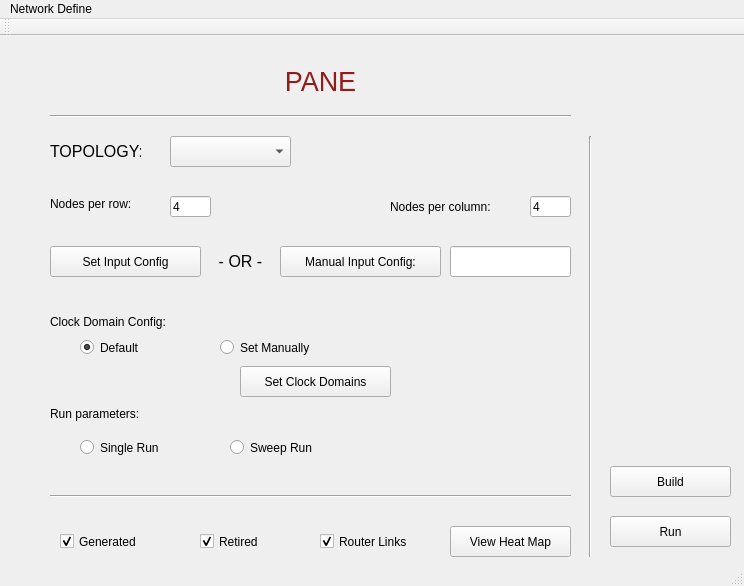
<?xml version="1.0" encoding="UTF-8"?>
<ui version="4.0">
 <class>MainWindow</class>
 <widget class="QMainWindow" name="MainWindow">
  <property name="geometry">
   <rect>
    <x>0</x>
    <y>0</y>
    <width>744</width>
    <height>586</height>
   </rect>
  </property>
  <property name="windowTitle">
   <string>MainWindow</string>
  </property>
  <widget class="QWidget" name="centralWidget">
   <widget class="QLabel" name="label_6">
    <property name="geometry">
     <rect>
      <x>200</x>
      <y>20</y>
      <width>241</width>
      <height>51</height>
     </rect>
    </property>
    <property name="text">
     <string>&lt;html&gt;&lt;head/&gt;&lt;body&gt;&lt;p align=&quot;center&quot;&gt;&lt;span style=&quot; font-size:20pt; color:#901c1c;&quot;&gt;PANE&lt;/span&gt;&lt;/p&gt;&lt;/body&gt;&lt;/html&gt;</string>
    </property>
   </widget>
   <widget class="QLabel" name="label_14">
    <property name="geometry">
     <rect>
      <x>50</x>
      <y>100</y>
      <width>91</width>
      <height>31</height>
     </rect>
    </property>
    <property name="text">
     <string>&lt;html&gt;&lt;head/&gt;&lt;body&gt;&lt;p&gt;&lt;span style=&quot; font-size:12pt;&quot;&gt;TOPOLOGY:&lt;/span&gt;&lt;/p&gt;&lt;/body&gt;&lt;/html&gt;</string>
    </property>
   </widget>
   <widget class="QComboBox" name="topology">
    <property name="geometry">
     <rect>
      <x>170</x>
      <y>100</y>
      <width>121</width>
      <height>31</height>
     </rect>
    </property>
   </widget>
   <widget class="QLabel" name="label_4">
    <property name="geometry">
     <rect>
      <x>390</x>
      <y>160</y>
      <width>131</width>
      <height>21</height>
     </rect>
    </property>
    <property name="text">
     <string>Nodes per column:</string>
    </property>
   </widget>
   <widget class="QLabel" name="label_3">
    <property name="geometry">
     <rect>
      <x>50</x>
      <y>160</y>
      <width>111</width>
      <height>16</height>
     </rect>
    </property>
    <property name="text">
     <string>Nodes per row:</string>
    </property>
   </widget>
   <widget class="QLineEdit" name="numCols">
    <property name="geometry">
     <rect>
      <x>530</x>
      <y>160</y>
      <width>41</width>
      <height>21</height>
     </rect>
    </property>
    <property name="text">
     <string>4</string>
    </property>
   </widget>
   <widget class="QLineEdit" name="numRows">
    <property name="geometry">
     <rect>
      <x>170</x>
      <y>160</y>
      <width>41</width>
      <height>21</height>
     </rect>
    </property>
    <property name="text">
     <string>4</string>
    </property>
   </widget>
   <widget class="QRadioButton" name="singleRun">
    <property name="geometry">
     <rect>
      <x>80</x>
      <y>400</y>
      <width>112</width>
      <height>23</height>
     </rect>
    </property>
    <property name="text">
     <string>Single Run</string>
    </property>
    <attribute name="buttonGroup">
     <string notr="true">runParametersButtonGroup</string>
    </attribute>
   </widget>
   <widget class="QRadioButton" name="sweepRun">
    <property name="geometry">
     <rect>
      <x>230</x>
      <y>400</y>
      <width>112</width>
      <height>23</height>
     </rect>
    </property>
    <property name="text">
     <string>Sweep Run</string>
    </property>
    <attribute name="buttonGroup">
     <string notr="true">runParametersButtonGroup</string>
    </attribute>
   </widget>
   <widget class="QLabel" name="label_5">
    <property name="geometry">
     <rect>
      <x>50</x>
      <y>370</y>
      <width>111</width>
      <height>16</height>
     </rect>
    </property>
    <property name="text">
     <string>Run parameters:</string>
    </property>
   </widget>
   <widget class="QPushButton" name="setIPconfig">
    <property name="geometry">
     <rect>
      <x>50</x>
      <y>210</y>
      <width>151</width>
      <height>31</height>
     </rect>
    </property>
    <property name="text">
     <string>Set Input Config</string>
    </property>
   </widget>
   <widget class="QPushButton" name="build">
    <property name="geometry">
     <rect>
      <x>610</x>
      <y>430</y>
      <width>121</width>
      <height>31</height>
     </rect>
    </property>
    <property name="text">
     <string>Build</string>
    </property>
   </widget>
   <widget class="Line" name="line">
    <property name="geometry">
     <rect>
      <x>50</x>
      <y>70</y>
      <width>521</width>
      <height>20</height>
     </rect>
    </property>
    <property name="orientation">
     <enum>Qt::Horizontal</enum>
    </property>
   </widget>
   <widget class="Line" name="line_2">
    <property name="geometry">
     <rect>
      <x>50</x>
      <y>450</y>
      <width>521</width>
      <height>20</height>
     </rect>
    </property>
    <property name="orientation">
     <enum>Qt::Horizontal</enum>
    </property>
   </widget>
   <widget class="QPushButton" name="run">
    <property name="geometry">
     <rect>
      <x>610</x>
      <y>480</y>
      <width>121</width>
      <height>31</height>
     </rect>
    </property>
    <property name="text">
     <string>Run</string>
    </property>
   </widget>
   <widget class="QLabel" name="label_15">
    <property name="geometry">
     <rect>
      <x>210</x>
      <y>210</y>
      <width>61</width>
      <height>31</height>
     </rect>
    </property>
    <property name="text">
     <string>&lt;html&gt;&lt;head/&gt;&lt;body&gt;&lt;p align=&quot;center&quot;&gt;&lt;span style=&quot; font-size:12pt;&quot;&gt;- OR -&lt;/span&gt;&lt;/p&gt;&lt;/body&gt;&lt;/html&gt;</string>
    </property>
   </widget>
   <widget class="QPushButton" name="browseConfigFile">
    <property name="geometry">
     <rect>
      <x>280</x>
      <y>210</y>
      <width>161</width>
      <height>31</height>
     </rect>
    </property>
    <property name="text">
     <string>Manual Input Config:</string>
    </property>
   </widget>
   <widget class="QLineEdit" name="configFilePath">
    <property name="geometry">
     <rect>
      <x>450</x>
      <y>210</y>
      <width>121</width>
      <height>31</height>
     </rect>
    </property>
    <property name="text">
     <string/>
    </property>
   </widget>
   <widget class="QPushButton" name="setClockDomains">
    <property name="geometry">
     <rect>
      <x>240</x>
      <y>330</y>
      <width>151</width>
      <height>31</height>
     </rect>
    </property>
    <property name="text">
     <string>Set Clock Domains</string>
    </property>
   </widget>
   <widget class="QRadioButton" name="clockDomainConfig_default">
    <property name="geometry">
     <rect>
      <x>80</x>
      <y>300</y>
      <width>112</width>
      <height>23</height>
     </rect>
    </property>
    <property name="text">
     <string>Default</string>
    </property>
    <property name="checked">
     <bool>true</bool>
    </property>
    <attribute name="buttonGroup">
     <string notr="true">clockDomainRadioButtonGroup</string>
    </attribute>
   </widget>
   <widget class="QRadioButton" name="clockDomainConfig_manual">
    <property name="geometry">
     <rect>
      <x>220</x>
      <y>300</y>
      <width>121</width>
      <height>23</height>
     </rect>
    </property>
    <property name="text">
     <string>Set Manually</string>
    </property>
    <attribute name="buttonGroup">
     <string notr="true">clockDomainRadioButtonGroup</string>
    </attribute>
   </widget>
   <widget class="QLabel" name="label_7">
    <property name="geometry">
     <rect>
      <x>50</x>
      <y>276</y>
      <width>171</width>
      <height>20</height>
     </rect>
    </property>
    <property name="text">
     <string>Clock Domain Config:</string>
    </property>
   </widget>
   <widget class="QPushButton" name="viewHeatMap">
    <property name="geometry">
     <rect>
      <x>450</x>
      <y>490</y>
      <width>121</width>
      <height>31</height>
     </rect>
    </property>
    <property name="text">
     <string>View Heat Map</string>
    </property>
   </widget>
   <widget class="QCheckBox" name="heatMap_routerPacketsGenerated">
    <property name="geometry">
     <rect>
      <x>60</x>
      <y>490</y>
      <width>111</width>
      <height>31</height>
     </rect>
    </property>
    <property name="text">
     <string>Generated</string>
    </property>
    <property name="checked">
     <bool>true</bool>
    </property>
   </widget>
   <widget class="QCheckBox" name="heatMap_routerLinks">
    <property name="geometry">
     <rect>
      <x>320</x>
      <y>490</y>
      <width>111</width>
      <height>31</height>
     </rect>
    </property>
    <property name="text">
     <string>Router Links</string>
    </property>
    <property name="checked">
     <bool>true</bool>
    </property>
   </widget>
   <widget class="QCheckBox" name="heatMap_routerPacketsRetired">
    <property name="geometry">
     <rect>
      <x>200</x>
      <y>490</y>
      <width>91</width>
      <height>31</height>
     </rect>
    </property>
    <property name="text">
     <string>Retired</string>
    </property>
    <property name="checked">
     <bool>true</bool>
    </property>
   </widget>
   <widget class="Line" name="line_3">
    <property name="geometry">
     <rect>
      <x>570</x>
      <y>100</y>
      <width>41</width>
      <height>421</height>
     </rect>
    </property>
    <property name="orientation">
     <enum>Qt::Vertical</enum>
    </property>
   </widget>
  </widget>
  <widget class="QMenuBar" name="menuBar">
   <property name="geometry">
    <rect>
     <x>0</x>
     <y>0</y>
     <width>744</width>
     <height>22</height>
    </rect>
   </property>
   <widget class="QMenu" name="menuNetwork_Define">
    <property name="title">
     <string>Network Define</string>
    </property>
   </widget>
   <addaction name="menuNetwork_Define"/>
  </widget>
  <widget class="QToolBar" name="mainToolBar">
   <attribute name="toolBarArea">
    <enum>TopToolBarArea</enum>
   </attribute>
   <attribute name="toolBarBreak">
    <bool>false</bool>
   </attribute>
  </widget>
  <widget class="QStatusBar" name="statusBar"/>
 </widget>
 <layoutdefault spacing="6" margin="11"/>
 <resources/>
 <connections/>
 <buttongroups>
  <buttongroup name="runParametersButtonGroup"/>
  <buttongroup name="clockDomainRadioButtonGroup"/>
 </buttongroups>
</ui>
